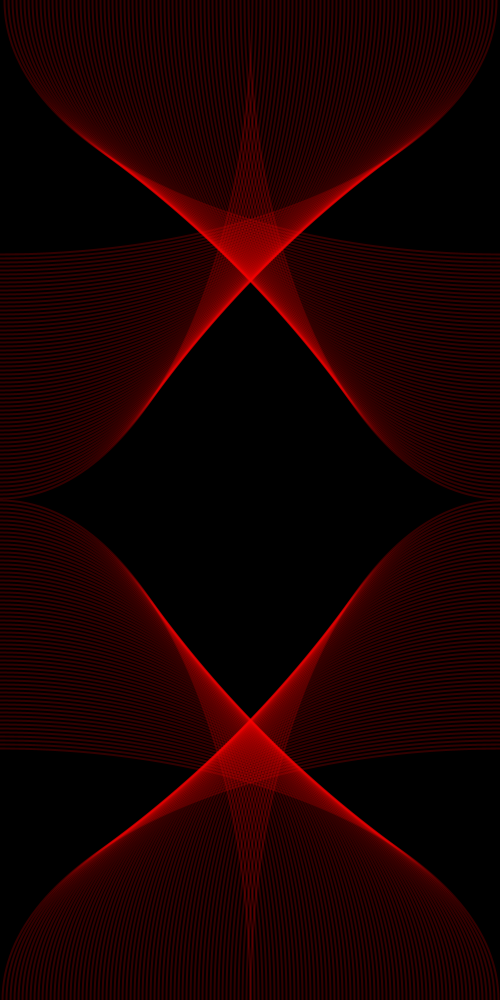
Frame 1 (no input)
Frame 60 (the mouse pressed at the canvas centre just before this capture): identical to frame 1, image omitted
Frame 120 (the mouse held since frame 60 and released just before this capture): identical to frame 1, image omitted

The Processing sketch that drew this single still picture (run headless with seeded random() and noise(); from frame 60 on, the mouse is pressed at the canvas centre):

// Processing sketch: processing_32106
// ── processing_32106.pde

int width = 500;
int height = 1000;
float x1 = 0;
float y1 = 1000;
float x2 = 500;
float y2 = 1000;

void setup(){
  size(500,1000);
  background(0);
  smooth();
}

void draw(){
  while(width<1000){
  noFill();
  strokeWeight(2);
  stroke(255,0,0,50);
  ellipse(x1,y1,width,height);
//  x1 = x1+8;
  y1 = 20/y1;
//  width = width + 4;
//  height = height + 4;
  
    noFill();
    strokeWeight(2);
    stroke(255,0,0,50);
    ellipse(x2,y2,width,height);
//    x2 = x2+8;
    y2 = 20/y2;
    width = width + 4;
    height = height - 4;
  }
  
/*      noFill();
      strokeWeight(2);
      stroke(255,0,0, 25);
      ellipse(x3,y3,width,height);
      x3 = x3-8;
      y3 = y3+8;
      width = width + 4;
      height = height + 4;
 */ 
//  if(y==500);
  //  x=50;
 //   y=0;
}
                                
